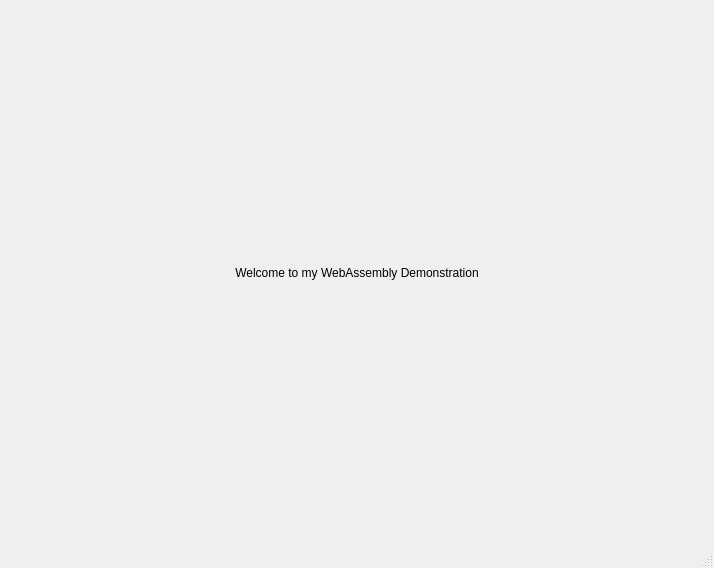
<?xml version="1.0" encoding="UTF-8"?>
<ui version="4.0">
 <class>MainWindow</class>
 <widget class="QMainWindow" name="MainWindow">
  <property name="geometry">
   <rect>
    <x>0</x>
    <y>0</y>
    <width>714</width>
    <height>568</height>
   </rect>
  </property>
  <property name="windowTitle">
   <string>MainWindow</string>
  </property>
  <widget class="QWidget" name="centralwidget">
   <layout class="QHBoxLayout" name="horizontalLayout">
    <item>
     <widget class="QLabel" name="welcomeLabel">
      <property name="text">
       <string>Welcome to my WebAssembly Demonstration</string>
      </property>
      <property name="alignment">
       <set>Qt::AlignCenter</set>
      </property>
     </widget>
    </item>
   </layout>
  </widget>
  <widget class="QMenuBar" name="menubar">
   <property name="geometry">
    <rect>
     <x>0</x>
     <y>0</y>
     <width>714</width>
     <height>22</height>
    </rect>
   </property>
  </widget>
  <widget class="QStatusBar" name="statusbar"/>
 </widget>
 <resources/>
 <connections/>
</ui>
